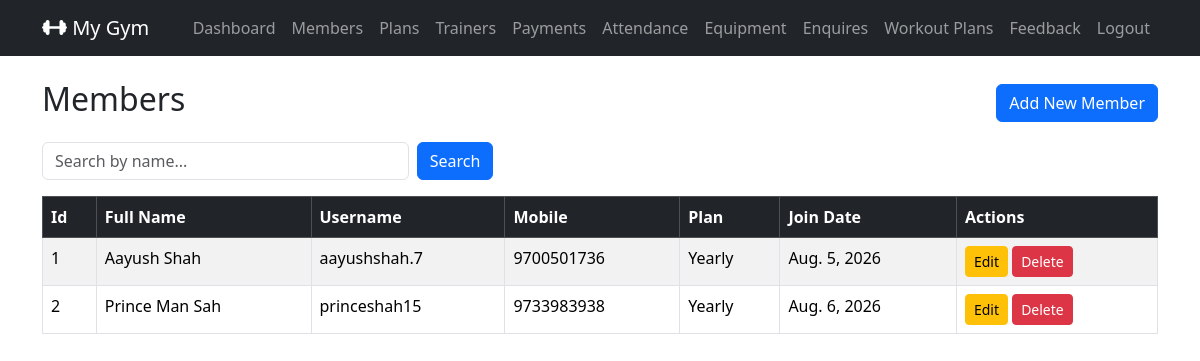
/admin_members/ (signed in), run on the app's committed database.
### GymApp/models.py (models this page shows, shortened)
class MemberProfile(models.Model):
    GENDER_CHOICES = (
        ('MALE', 'Male'),
        ('FEMALE', 'Female'),
        ('OTHER', 'Other'),
    )
    user = models.OneToOneField(settings.AUTH_USER_MODEL, on_delete=models.CASCADE, related_name='member_profile')
    full_name = models.CharField(max_length=100)
    mobile = models.CharField(max_length=15)
    age = models.PositiveIntegerField(null=True, blank=True)
    gender = models.CharField(max_length=10, choices=GENDER_CHOICES, null=True, blank=True)
    address = models.TextField(blank=True)
    join_date = models.DateField(default=timezone.now)
    plan = models.ForeignKey(MembershipPlan,
                             on_delete=models.SET_NULL, # If plan is deleted, set to null
                             null=True, blank=True,
                             related_name='members'
                             )
    trainer = models.ForeignKey(
        Trainer,
        on_delete=models.SET_NULL,  # If trainer is deleted, set to null
        null=True, blank=True,
        related_name='members' # access members via trainer.members
    )
    membership_start = models.DateField(null=True, blank=True)
    membership_end = models.DateField(null=True, blank=True)

class User(AbstractUser):
    ROLE_CHOICES = [
        ('ADMIN', 'Admin'),
        ('MEMBER', 'Member'),
    ]
    role = models.CharField(max_length=20, choices=ROLE_CHOICES, default='MEMBER')

class MembershipPlan(models.Model):
    name = models.CharField(max_length=100)
    duration_months = models.PositiveIntegerField()
    fee = models.PositiveIntegerField()
    description = models.TextField(blank=True)

### GymApp/views.py (the view)
    def wrapper(request, *args, **kwargs):
        if not request.user.is_authenticated or getattr(request.user, 'role', None) != 'ADMIN':
            messages.error(request, 'You must be logged in as an admin to access this page.')
            return redirect('admin_login')  # Redirect to the admin login page
        return view_func(request, *args, **kwargs)

### GymApp/views.py (called while the page is built)
def admin_required(view_func):
    def wrapper(request, *args, **kwargs):
        if not request.user.is_authenticated or getattr(request.user, 'role', None) != 'ADMIN':
            messages.error(request, 'You must be logged in as an admin to access this page.')
            return redirect('admin_login')  # Redirect to the admin login page
        return view_func(request, *args, **kwargs)
    return wrapper

@admin_required
def admin_members_list(request):
    members = MemberProfile.objects.all().select_related('user', 'plan')
    return render(request, 'admin_members_list.html', {'members': members})

### GymApp/templates/admin_members_list.html (shortened to what this page needs)
{% extends 'base.html' %}
{% block content %}
<div class="d-flex justify-content-between align-items-center mb-3">
    <h2>Members</h2>
    <a href="{% url 'admin_member_add' %}" class="btn btn-primary">Add New Member</a>
</div>
<form method="get" class="row g-2 mb-3">
    <div class="col-md-4">
        <input type="text" class="form-control" name="search" placeholder="Search by name..." value="{{ search }}">
    </div>
    <div class="col-md-2">
        <button type="submit" class="btn btn-primary">Search</button>
    </div>
</form>
<table class="table table-bordered table-striped">
    <thead class="table-dark">
        <tr>
            <th>Id</th>
            <th>Full Name</th>
            <th>Username</th>
            <th>Mobile</th>
            <th>Plan</th>
            <th>Join Date</th>
            <th>Actions</th>
        </tr>
    </thead>
    <tbody>
        {% for member in members %}
        <tr>
            <td>{{ forloop.counter }}</td>
            <td>{{ member.full_name }}</td>
            <td>{{ member.user.username }}</td>
            <td>{{ member.mobile }}</td>
            <td>{{ member.plan.name|default:"No Plan Assigned" }}</td>
            <td>{{ member.join_date }}</td>
            <td>
                <a href="{% url 'admin_member_edit' member.id %}" class="btn btn-sm btn-warning">Edit</a>
                <form method="post" action="{% url 'admin_member_delete' member.id %}" style="display:inline;">
                    <button type="submit" class="btn btn-sm btn-danger" onclick="return confirm('Are you sure you want to delete this member?');">Delete</button>
                </form>
            </td>
        </tr>
        {% empty %}
        <tr>
            <td colspan="6" class="text-center">No Members Available..</td>
        </tr>
        {% endfor %}
</table>
{% endblock %}

### data on the page
MemberProfile: full_name "Aayush Shah", user.username "aayushshah.7", mobile "9700501736", plan.name "Yearly", join_date "Aug. 5, 2026"
MemberProfile: full_name "Prince Man Sah", user.username "princeshah15", mobile "9733983938", plan.name "Yearly", join_date "Aug. 6, 2026"
